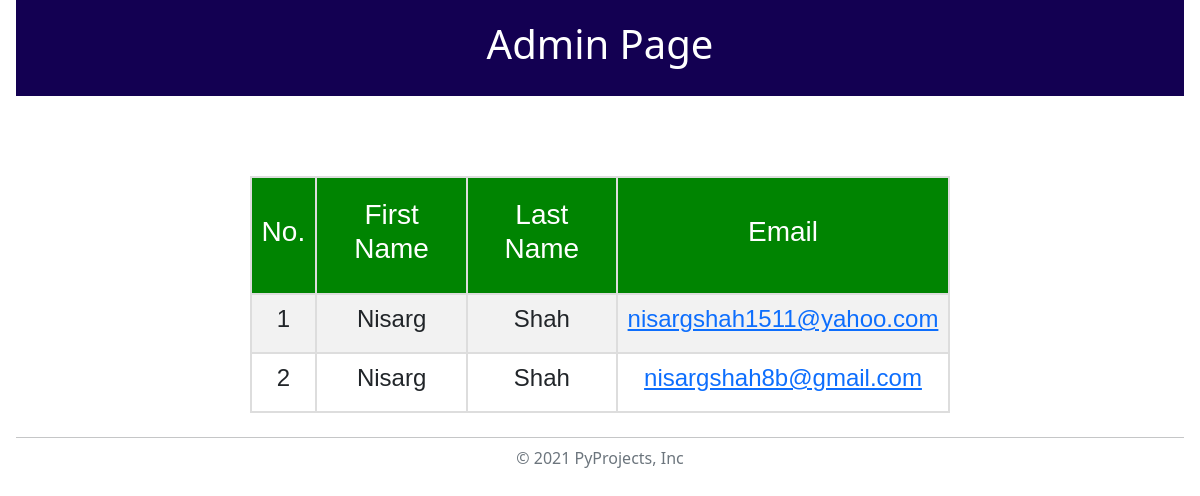
Page /Website/admin.php on the committed database.
### tables this page shows
CREATE TABLE `joinus` (
  `id` int(11) NOT NULL,
  `fname` varchar(255) NOT NULL,
  `lname` varchar(255) NOT NULL,
  `oname` varchar(255) NOT NULL,
  `email` varchar(255) NOT NULL,
  `pass` varchar(255) NOT NULL,
  `profession` varchar(255) NOT NULL,
  `intrest` varchar(255) NOT NULL,
  `token` varchar(255) NOT NULL
);

### Website/admin.php (the view, shortened to what this page needs)
<!DOCTYPE html>
<html>
<head>
  <link rel="stylesheet" href="./css/style.css?v=<?php echo time(); ?>">
  <link href="https://cdn.jsdelivr.net/npm/bootstrap@5.1.1/dist/css/bootstrap.min.css" rel="stylesheet">
</head>
<center>
  <body>
    <div style="background-color:#130052; padding-top: 20px; padding-bottom: 20px;;" ; id="admin">
      <h1 style="text-align:center; color:white">Admin Page</h1>
    </div>
    <table id="customers" class="justify-item-center text-center" style="margin-top: 5rem;">
      <tr>
        <th>
          <h3>
            <center>No.</center>
          </h3>
        </th>
        <th>
          <h3>
            <center>First Name</center>
          </h3>
        </th>
        <th>
          <h3>
            <center>Last Name</center>
          </h3>
        </th>
        <th>
          <h3>
            <center>Email</center>
          </h3>
        </th>
      </tr>
      <?php
      include 'dbcon.php';
      $sql = "SELECT * FROM joinus WHERE 1";
      $result = mysqli_query($con, $sql);
      $count = mysqli_num_rows($result);
      $x = 1;
      while ($x <= $count) {
        $row = mysqli_fetch_assoc($result);
      ?>
        <tr>
          <td>
            <h4><?php echo $x; ?></h4>
          </td>
          <td>
            <h4><?php echo $row['fname']; ?></h4>
          </td>
          <td>
            <h4><?php echo $row['lname']; ?></h4>
          </td>
          <td>
            <h4><a href="https://mail.google.com/mail/?view=cm&fs=1&to=<?php echo $row['email']; ?>"><?php echo $row['email']; ?></a></h4>
          </td>
        </tr>
      <?php
        $x++;
      }
      ?>
    </table>
    <footer class="my-4">
      <hr class="dropdown-divider">
      <p class="text-center text-muted">© 2021 PyProjects, Inc</p>
    </footer>
  </body>
</center>
</html>

### Website/css/style.css (style rules this page uses)
body { padding-left: 1rem; padding-right: 1rem; }

### Website/admin.php (style rules this page uses)
#customers { font-family: Arial, Helvetica, sans-serif; border-collapse: collapse; width: 60%; }
#customers td, #customers th { border: 2px solid #ddd; padding: 10px; }
#customers tr:nth-child(even) { background-color: #f2f2f2; }
#customers th { padding-top: 20px; padding-bottom: 20px; text-align: left; background-color: #008401; color: white; }

### rows in the picture
joinus: fname "Nisarg", lname "Shah", email "nisargshah1511@yahoo.com"
joinus: fname "Nisarg", lname "Shah", email "nisargshah8b@gmail.com"
